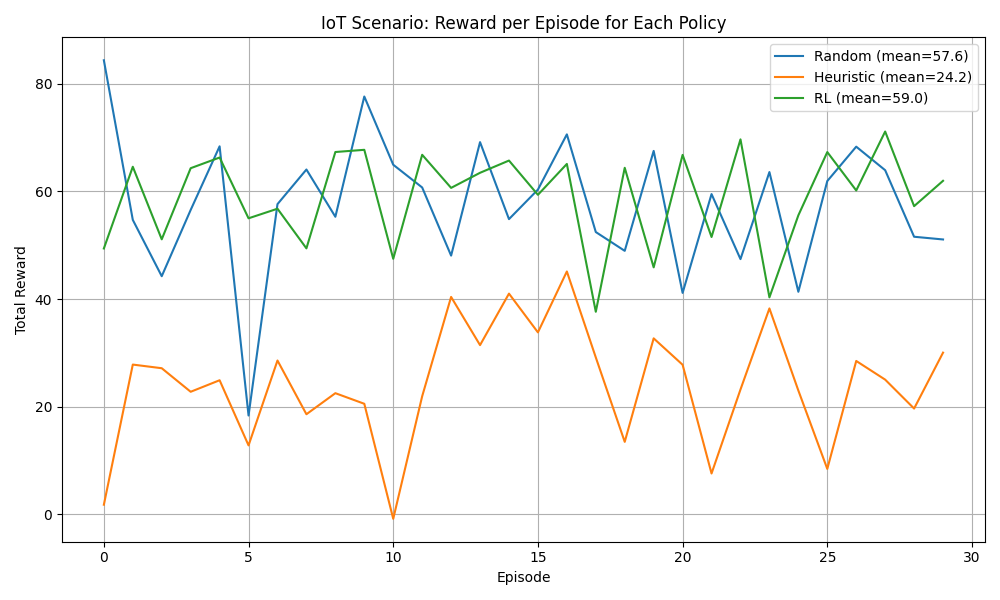

The Python source for this figure:
import matplotlib.pyplot as plt
import random_agent_iot
import heuristic_agent_iot
import train_iot_agent
import numpy as np

NUM_EPISODES = 100
SLEEP_INTERVAL = 0.01

def run_and_get_rewards(agent_main_func, rewards_var_name):
    """Run the agent's main function and return the rewards."""
    rewards = agent_main_func(
        num_episodes=NUM_EPISODES,
        sleep_interval=SLEEP_INTERVAL,
        return_rewards=True  
    )
    return np.array(rewards)

def main():
    """Main function to compare strategies in the IoT scenario."""
    print("Running random policy...")
    rewards_random = run_and_get_rewards(random_agent_iot.main, "rewards")
    print("Running heuristic policy...")
    rewards_heuristic = run_and_get_rewards(heuristic_agent_iot.main, "rewards")
    print("Running RL policy...")
    rewards_rl = run_and_get_rewards(train_iot_agent.main, "rewards")

    plt.figure(figsize=(10, 6))
    plt.plot(rewards_random, label=f"Random (mean={np.mean(rewards_random):.1f})")
    plt.plot(rewards_heuristic, label=f"Heuristic (mean={np.mean(rewards_heuristic):.1f})")
    plt.plot(rewards_rl, label=f"RL (mean={np.mean(rewards_rl):.1f})")
    plt.xlabel("Episode")
    plt.ylabel("Total Reward")
    plt.title("IoT Scenario: Reward per Episode for Each Policy")
    plt.legend()
    plt.grid()
    plt.tight_layout()
    plt.savefig("compare_strategies_iot.png")
    plt.show()

    print("\n=== Reward Statistics ===")
    print(f"Random: mean = {np.mean(rewards_random):.2f}, std = {np.std(rewards_random):.2f}")
    print(f"Heuristic: mean = {np.mean(rewards_heuristic):.2f}, std = {np.std(rewards_heuristic):.2f}")
    print(f"RL: mean = {np.mean(rewards_rl):.2f}, std = {np.std(rewards_rl):.2f}")

if __name__ == "__main__":
    main()